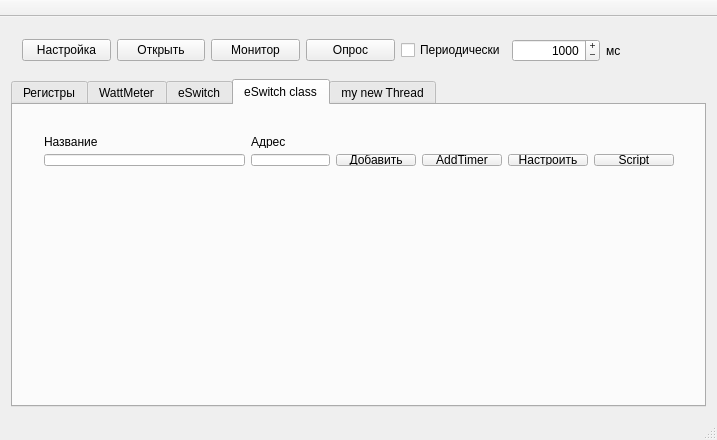
<?xml version="1.0" encoding="UTF-8"?>
<ui version="4.0">
 <class>MainWindow</class>
 <widget class="QMainWindow" name="MainWindow">
  <property name="geometry">
   <rect>
    <x>0</x>
    <y>0</y>
    <width>717</width>
    <height>440</height>
   </rect>
  </property>
  <property name="windowTitle">
   <string>BYCE tool</string>
  </property>
  <widget class="QWidget" name="centralWidget">
   <layout class="QVBoxLayout" name="verticalLayout">
    <item>
     <widget class="QWidget" name="widget" native="true">
      <layout class="QHBoxLayout" name="horizontalLayout">
       <item>
        <widget class="QPushButton" name="buttonSettings">
         <property name="text">
          <string>Настройка</string>
         </property>
        </widget>
       </item>
       <item>
        <widget class="QPushButton" name="buttonOpenClose">
         <property name="text">
          <string>Открыть</string>
         </property>
        </widget>
       </item>
       <item>
        <widget class="QPushButton" name="buttonMonitor">
         <property name="text">
          <string>Монитор</string>
         </property>
        </widget>
       </item>
       <item>
        <widget class="QPushButton" name="buttonReadRequest">
         <property name="text">
          <string>Опрос</string>
         </property>
         <property name="checkable">
          <bool>true</bool>
         </property>
         <property name="checked">
          <bool>false</bool>
         </property>
        </widget>
       </item>
       <item>
        <widget class="QCheckBox" name="checkBoxPeriodicaly">
         <property name="text">
          <string>Периодически</string>
         </property>
        </widget>
       </item>
       <item>
        <widget class="QSpinBox" name="spinBoxPeriod">
         <property name="alignment">
          <set>Qt::AlignRight|Qt::AlignTrailing|Qt::AlignVCenter</set>
         </property>
         <property name="buttonSymbols">
          <enum>QAbstractSpinBox::PlusMinus</enum>
         </property>
         <property name="minimum">
          <number>100</number>
         </property>
         <property name="maximum">
          <number>10000</number>
         </property>
         <property name="singleStep">
          <number>100</number>
         </property>
         <property name="value">
          <number>1000</number>
         </property>
        </widget>
       </item>
       <item>
        <widget class="QLabel" name="label_8">
         <property name="text">
          <string>мс</string>
         </property>
        </widget>
       </item>
      </layout>
      <zorder>label_8</zorder>
      <zorder>checkBoxPeriodicaly</zorder>
      <zorder>buttonReadRequest</zorder>
      <zorder>spinBoxPeriod</zorder>
      <zorder>buttonOpenClose</zorder>
      <zorder>buttonSettings</zorder>
      <zorder>buttonMonitor</zorder>
     </widget>
    </item>
    <item>
     <widget class="QTabWidget" name="tabWidgetMain">
      <property name="minimumSize">
       <size>
        <width>638</width>
        <height>311</height>
       </size>
      </property>
      <property name="tabPosition">
       <enum>QTabWidget::North</enum>
      </property>
      <property name="tabShape">
       <enum>QTabWidget::Rounded</enum>
      </property>
      <property name="currentIndex">
       <number>3</number>
      </property>
      <widget class="QWidget" name="tabRegisters">
       <attribute name="title">
        <string>Регистры</string>
       </attribute>
       <layout class="QHBoxLayout" name="horizontalLayout_3">
        <item>
         <layout class="QVBoxLayout" name="verticalLayout_3">
          <item>
           <layout class="QHBoxLayout" name="horizontalLayout_2">
            <item>
             <widget class="QLabel" name="label">
              <property name="minimumSize">
               <size>
                <width>140</width>
                <height>27</height>
               </size>
              </property>
              <property name="maximumSize">
               <size>
                <width>140</width>
                <height>27</height>
               </size>
              </property>
              <property name="text">
               <string>Адрес устройства</string>
              </property>
             </widget>
            </item>
            <item>
             <widget class="QLineEdit" name="lineEditDeviceAddrRegs">
              <property name="maximumSize">
               <size>
                <width>90</width>
                <height>16777215</height>
               </size>
              </property>
              <property name="maxLength">
               <number>6</number>
              </property>
              <property name="alignment">
               <set>Qt::AlignRight|Qt::AlignTrailing|Qt::AlignVCenter</set>
              </property>
             </widget>
            </item>
            <item>
             <widget class="QRadioButton" name="radioButtonHex">
              <property name="text">
               <string>hex</string>
              </property>
              <property name="checked">
               <bool>true</bool>
              </property>
             </widget>
            </item>
            <item>
             <widget class="QRadioButton" name="radioButtonInt">
              <property name="text">
               <string>int</string>
              </property>
             </widget>
            </item>
           </layout>
          </item>
          <item>
           <spacer name="verticalSpacer">
            <property name="orientation">
             <enum>Qt::Vertical</enum>
            </property>
            <property name="sizeHint" stdset="0">
             <size>
              <width>20</width>
              <height>40</height>
             </size>
            </property>
           </spacer>
          </item>
          <item>
           <widget class="QGroupBox" name="groupBox_2">
            <property name="minimumSize">
             <size>
              <width>391</width>
              <height>92</height>
             </size>
            </property>
            <property name="title">
             <string>Запись регистра</string>
            </property>
            <layout class="QGridLayout" name="gridLayout_2">
             <item row="0" column="1">
              <widget class="QLabel" name="label_5">
               <property name="text">
                <string>Данные</string>
               </property>
              </widget>
             </item>
             <item row="1" column="1">
              <widget class="QLineEdit" name="lineEditDataRegToWrite">
               <property name="maxLength">
                <number>6</number>
               </property>
               <property name="alignment">
                <set>Qt::AlignRight|Qt::AlignTrailing|Qt::AlignVCenter</set>
               </property>
              </widget>
             </item>
             <item row="1" column="0">
              <widget class="QLineEdit" name="lineEditAddrRegToWrite">
               <property name="maxLength">
                <number>6</number>
               </property>
               <property name="alignment">
                <set>Qt::AlignRight|Qt::AlignTrailing|Qt::AlignVCenter</set>
               </property>
              </widget>
             </item>
             <item row="0" column="0">
              <widget class="QLabel" name="label_4">
               <property name="text">
                <string>Адрес</string>
               </property>
              </widget>
             </item>
             <item row="1" column="2">
              <widget class="QPushButton" name="pushButtonWriteReg">
               <property name="text">
                <string>Записать</string>
               </property>
              </widget>
             </item>
            </layout>
           </widget>
          </item>
          <item>
           <spacer name="verticalSpacer_2">
            <property name="orientation">
             <enum>Qt::Vertical</enum>
            </property>
            <property name="sizeHint" stdset="0">
             <size>
              <width>20</width>
              <height>40</height>
             </size>
            </property>
           </spacer>
          </item>
          <item>
           <widget class="QGroupBox" name="groupBox_3">
            <property name="minimumSize">
             <size>
              <width>391</width>
              <height>112</height>
             </size>
            </property>
            <property name="title">
             <string>Идентификация</string>
            </property>
            <layout class="QGridLayout" name="gridLayout_3">
             <item row="0" column="1">
              <widget class="QLabel" name="label_15">
               <property name="text">
                <string>Status</string>
               </property>
              </widget>
             </item>
             <item row="1" column="0">
              <widget class="QLineEdit" name="lineEditDeviceId">
               <property name="minimumSize">
                <size>
                 <width>51</width>
                 <height>27</height>
                </size>
               </property>
               <property name="maximumSize">
                <size>
                 <width>51</width>
                 <height>27</height>
                </size>
               </property>
               <property name="alignment">
                <set>Qt::AlignRight|Qt::AlignTrailing|Qt::AlignVCenter</set>
               </property>
               <property name="readOnly">
                <bool>true</bool>
               </property>
              </widget>
             </item>
             <item row="0" column="2">
              <widget class="QLabel" name="label_7">
               <property name="minimumSize">
                <size>
                 <width>66</width>
                 <height>17</height>
                </size>
               </property>
               <property name="maximumSize">
                <size>
                 <width>66</width>
                 <height>17</height>
                </size>
               </property>
               <property name="text">
                <string>Name</string>
               </property>
              </widget>
             </item>
             <item row="1" column="2">
              <widget class="QLineEdit" name="lineEditDeviceName">
               <property name="alignment">
                <set>Qt::AlignRight|Qt::AlignTrailing|Qt::AlignVCenter</set>
               </property>
               <property name="readOnly">
                <bool>true</bool>
               </property>
              </widget>
             </item>
             <item row="0" column="0">
              <widget class="QLabel" name="label_6">
               <property name="text">
                <string>Id</string>
               </property>
              </widget>
             </item>
             <item row="1" column="4">
              <widget class="QPushButton" name="pushButtonReadId">
               <property name="text">
                <string>Прочитать</string>
               </property>
              </widget>
             </item>
             <item row="1" column="1">
              <widget class="QLineEdit" name="lineEditRunStatus">
               <property name="maximumSize">
                <size>
                 <width>50</width>
                 <height>16777215</height>
                </size>
               </property>
               <property name="alignment">
                <set>Qt::AlignRight|Qt::AlignTrailing|Qt::AlignVCenter</set>
               </property>
               <property name="readOnly">
                <bool>true</bool>
               </property>
              </widget>
             </item>
            </layout>
           </widget>
          </item>
         </layout>
        </item>
        <item>
         <spacer name="horizontalSpacer_2">
          <property name="orientation">
           <enum>Qt::Horizontal</enum>
          </property>
          <property name="sizeHint" stdset="0">
           <size>
            <width>40</width>
            <height>20</height>
           </size>
          </property>
         </spacer>
        </item>
        <item>
         <widget class="QGroupBox" name="groupBox">
          <property name="title">
           <string>Чтение регистров</string>
          </property>
          <layout class="QGridLayout" name="gridLayout">
           <item row="0" column="0">
            <widget class="QLabel" name="label_2">
             <property name="text">
              <string>Адрес</string>
             </property>
            </widget>
           </item>
           <item row="0" column="1">
            <widget class="QLabel" name="label_3">
             <property name="text">
              <string>Данные</string>
             </property>
            </widget>
           </item>
           <item row="1" column="0">
            <widget class="QLineEdit" name="lineEditRegAddr1">
             <property name="maxLength">
              <number>6</number>
             </property>
             <property name="alignment">
              <set>Qt::AlignRight|Qt::AlignTrailing|Qt::AlignVCenter</set>
             </property>
            </widget>
           </item>
           <item row="1" column="1">
            <widget class="QLineEdit" name="lineEditRegData1">
             <property name="alignment">
              <set>Qt::AlignRight|Qt::AlignTrailing|Qt::AlignVCenter</set>
             </property>
             <property name="readOnly">
              <bool>true</bool>
             </property>
            </widget>
           </item>
           <item row="2" column="0">
            <widget class="QLineEdit" name="lineEditRegAddr2">
             <property name="maxLength">
              <number>6</number>
             </property>
             <property name="alignment">
              <set>Qt::AlignRight|Qt::AlignTrailing|Qt::AlignVCenter</set>
             </property>
            </widget>
           </item>
           <item row="2" column="1">
            <widget class="QLineEdit" name="lineEditRegData2">
             <property name="alignment">
              <set>Qt::AlignRight|Qt::AlignTrailing|Qt::AlignVCenter</set>
             </property>
             <property name="readOnly">
              <bool>true</bool>
             </property>
            </widget>
           </item>
           <item row="3" column="0">
            <widget class="QLineEdit" name="lineEditRegAddr3">
             <property name="maxLength">
              <number>6</number>
             </property>
             <property name="alignment">
              <set>Qt::AlignRight|Qt::AlignTrailing|Qt::AlignVCenter</set>
             </property>
            </widget>
           </item>
           <item row="3" column="1">
            <widget class="QLineEdit" name="lineEditRegData3">
             <property name="alignment">
              <set>Qt::AlignRight|Qt::AlignTrailing|Qt::AlignVCenter</set>
             </property>
             <property name="readOnly">
              <bool>true</bool>
             </property>
            </widget>
           </item>
           <item row="4" column="0">
            <widget class="QLineEdit" name="lineEditRegAddr4">
             <property name="maxLength">
              <number>6</number>
             </property>
             <property name="alignment">
              <set>Qt::AlignRight|Qt::AlignTrailing|Qt::AlignVCenter</set>
             </property>
            </widget>
           </item>
           <item row="4" column="1">
            <widget class="QLineEdit" name="lineEditRegData4">
             <property name="alignment">
              <set>Qt::AlignRight|Qt::AlignTrailing|Qt::AlignVCenter</set>
             </property>
             <property name="readOnly">
              <bool>true</bool>
             </property>
            </widget>
           </item>
           <item row="5" column="0">
            <widget class="QLineEdit" name="lineEditRegAddr5">
             <property name="maxLength">
              <number>6</number>
             </property>
             <property name="alignment">
              <set>Qt::AlignRight|Qt::AlignTrailing|Qt::AlignVCenter</set>
             </property>
            </widget>
           </item>
           <item row="5" column="1">
            <widget class="QLineEdit" name="lineEditRegData5">
             <property name="alignment">
              <set>Qt::AlignRight|Qt::AlignTrailing|Qt::AlignVCenter</set>
             </property>
             <property name="readOnly">
              <bool>true</bool>
             </property>
            </widget>
           </item>
           <item row="6" column="0">
            <widget class="QPushButton" name="pushButtonClearRegs">
             <property name="text">
              <string>Очистить</string>
             </property>
            </widget>
           </item>
           <item row="6" column="1">
            <widget class="QPushButton" name="pushButtonReadRegs">
             <property name="text">
              <string>Прочитать</string>
             </property>
            </widget>
           </item>
          </layout>
         </widget>
        </item>
       </layout>
      </widget>
      <widget class="QWidget" name="tabWattMeter">
       <attribute name="title">
        <string>WattMeter</string>
       </attribute>
       <widget class="QWidget" name="layoutWidget">
        <property name="geometry">
         <rect>
          <x>400</x>
          <y>20</y>
          <width>152</width>
          <height>29</height>
         </rect>
        </property>
        <layout class="QHBoxLayout" name="horizontalLayout_4">
         <item>
          <widget class="QLabel" name="label_9">
           <property name="text">
            <string>Сетевой адрес</string>
           </property>
          </widget>
         </item>
         <item>
          <widget class="QLineEdit" name="lineEditWattmeterAddr">
           <property name="maximumSize">
            <size>
             <width>41</width>
             <height>27</height>
            </size>
           </property>
           <property name="font">
            <font>
             <pointsize>11</pointsize>
            </font>
           </property>
          </widget>
         </item>
        </layout>
       </widget>
       <widget class="QWidget" name="layoutWidget">
        <property name="geometry">
         <rect>
          <x>400</x>
          <y>70</y>
          <width>104</width>
          <height>62</height>
         </rect>
        </property>
        <layout class="QVBoxLayout" name="verticalLayout_4">
         <item>
          <widget class="QPushButton" name="pushButton_5">
           <property name="text">
            <string>Графики</string>
           </property>
          </widget>
         </item>
         <item>
          <widget class="QPushButton" name="pushButton_6">
           <property name="text">
            <string>Калибровка</string>
           </property>
          </widget>
         </item>
        </layout>
       </widget>
       <widget class="QWidget" name="layoutWidget">
        <property name="geometry">
         <rect>
          <x>20</x>
          <y>21</y>
          <width>333</width>
          <height>231</height>
         </rect>
        </property>
        <layout class="QFormLayout" name="formLayout">
         <item row="0" column="0">
          <widget class="QLabel" name="label_10">
           <property name="font">
            <font>
             <pointsize>16</pointsize>
            </font>
           </property>
           <property name="text">
            <string>Напряжение</string>
           </property>
          </widget>
         </item>
         <item row="0" column="1">
          <widget class="QLCDNumber" name="lcdNumberMeasU">
           <property name="minimumSize">
            <size>
             <width>121</width>
             <height>41</height>
            </size>
           </property>
           <property name="frameShape">
            <enum>QFrame::Box</enum>
           </property>
           <property name="frameShadow">
            <enum>QFrame::Plain</enum>
           </property>
           <property name="lineWidth">
            <number>1</number>
           </property>
           <property name="midLineWidth">
            <number>0</number>
           </property>
           <property name="smallDecimalPoint">
            <bool>true</bool>
           </property>
           <property name="numDigits">
            <number>6</number>
           </property>
           <property name="digitCount">
            <number>6</number>
           </property>
           <property name="segmentStyle">
            <enum>QLCDNumber::Flat</enum>
           </property>
           <property name="value" stdset="0">
            <double>0.000000000000000</double>
           </property>
           <property name="intValue" stdset="0">
            <number>0</number>
           </property>
          </widget>
         </item>
         <item row="1" column="0">
          <widget class="QLabel" name="label_11">
           <property name="font">
            <font>
             <pointsize>16</pointsize>
            </font>
           </property>
           <property name="text">
            <string>Ток</string>
           </property>
          </widget>
         </item>
         <item row="1" column="1">
          <widget class="QLCDNumber" name="lcdNumberMeasI">
           <property name="minimumSize">
            <size>
             <width>121</width>
             <height>41</height>
            </size>
           </property>
           <property name="frameShape">
            <enum>QFrame::Box</enum>
           </property>
           <property name="frameShadow">
            <enum>QFrame::Plain</enum>
           </property>
           <property name="lineWidth">
            <number>1</number>
           </property>
           <property name="midLineWidth">
            <number>0</number>
           </property>
           <property name="smallDecimalPoint">
            <bool>true</bool>
           </property>
           <property name="numDigits">
            <number>6</number>
           </property>
           <property name="digitCount">
            <number>6</number>
           </property>
           <property name="segmentStyle">
            <enum>QLCDNumber::Flat</enum>
           </property>
           <property name="value" stdset="0">
            <double>0.000000000000000</double>
           </property>
           <property name="intValue" stdset="0">
            <number>0</number>
           </property>
          </widget>
         </item>
         <item row="2" column="0">
          <widget class="QLabel" name="label_12">
           <property name="font">
            <font>
             <pointsize>16</pointsize>
            </font>
           </property>
           <property name="text">
            <string>Полная мощность</string>
           </property>
          </widget>
         </item>
         <item row="2" column="1">
          <widget class="QLCDNumber" name="lcdNumberMeasS">
           <property name="minimumSize">
            <size>
             <width>121</width>
             <height>41</height>
            </size>
           </property>
           <property name="frameShape">
            <enum>QFrame::Box</enum>
           </property>
           <property name="frameShadow">
            <enum>QFrame::Plain</enum>
           </property>
           <property name="lineWidth">
            <number>1</number>
           </property>
           <property name="midLineWidth">
            <number>0</number>
           </property>
           <property name="smallDecimalPoint">
            <bool>true</bool>
           </property>
           <property name="numDigits">
            <number>6</number>
           </property>
           <property name="digitCount">
            <number>6</number>
           </property>
           <property name="segmentStyle">
            <enum>QLCDNumber::Flat</enum>
           </property>
           <property name="value" stdset="0">
            <double>0.000000000000000</double>
           </property>
           <property name="intValue" stdset="0">
            <number>0</number>
           </property>
          </widget>
         </item>
         <item row="3" column="0">
          <widget class="QLabel" name="label_13">
           <property name="font">
            <font>
             <pointsize>16</pointsize>
            </font>
           </property>
           <property name="text">
            <string>Активная мощность</string>
           </property>
          </widget>
         </item>
         <item row="3" column="1">
          <widget class="QLCDNumber" name="lcdNumberMeasP">
           <property name="minimumSize">
            <size>
             <width>121</width>
             <height>41</height>
            </size>
           </property>
           <property name="frameShape">
            <enum>QFrame::Box</enum>
           </property>
           <property name="frameShadow">
            <enum>QFrame::Plain</enum>
           </property>
           <property name="lineWidth">
            <number>1</number>
           </property>
           <property name="midLineWidth">
            <number>0</number>
           </property>
           <property name="smallDecimalPoint">
            <bool>true</bool>
           </property>
           <property name="numDigits">
            <number>6</number>
           </property>
           <property name="digitCount">
            <number>6</number>
           </property>
           <property name="segmentStyle">
            <enum>QLCDNumber::Flat</enum>
           </property>
           <property name="value" stdset="0">
            <double>0.000000000000000</double>
           </property>
           <property name="intValue" stdset="0">
            <number>0</number>
           </property>
          </widget>
         </item>
         <item row="4" column="0">
          <widget class="QLabel" name="label_14">
           <property name="font">
            <font>
             <pointsize>16</pointsize>
            </font>
           </property>
           <property name="text">
            <string>Киловатт*час</string>
           </property>
          </widget>
         </item>
         <item row="4" column="1">
          <widget class="QLCDNumber" name="lcdNumberMeasWatts">
           <property name="minimumSize">
            <size>
             <width>121</width>
             <height>41</height>
            </size>
           </property>
           <property name="frameShape">
            <enum>QFrame::Box</enum>
           </property>
           <property name="frameShadow">
            <enum>QFrame::Plain</enum>
           </property>
           <property name="lineWidth">
            <number>1</number>
           </property>
           <property name="midLineWidth">
            <number>0</number>
           </property>
           <property name="smallDecimalPoint">
            <bool>true</bool>
           </property>
           <property name="numDigits">
            <number>6</number>
           </property>
           <property name="digitCount">
            <number>6</number>
           </property>
           <property name="segmentStyle">
            <enum>QLCDNumber::Flat</enum>
           </property>
           <property name="value" stdset="0">
            <double>0.000000000000000</double>
           </property>
           <property name="intValue" stdset="0">
            <number>0</number>
           </property>
          </widget>
         </item>
        </layout>
       </widget>
      </widget>
      <widget class="QWidget" name="tabeSwitch">
       <attribute name="title">
        <string>eSwitch</string>
       </attribute>
       <widget class="QWidget" name="layoutWidget_2">
        <property name="geometry">
         <rect>
          <x>220</x>
          <y>20</y>
          <width>152</width>
          <height>29</height>
         </rect>
        </property>
        <layout class="QHBoxLayout" name="horizontalLayout_5">
         <item>
          <widget class="QLabel" name="label_16">
           <property name="text">
            <string>Сетевой адрес</string>
           </property>
          </widget>
         </item>
         <item>
          <widget class="QLineEdit" name="lineEditeSwitchAddr">
           <property name="maximumSize">
            <size>
             <width>41</width>
             <height>27</height>
            </size>
           </property>
           <property name="font">
            <font>
             <pointsize>11</pointsize>
            </font>
           </property>
          </widget>
         </item>
        </layout>
       </widget>
       <widget class="QPushButton" name="pushButtonSwitchOn">
        <property name="geometry">
         <rect>
          <x>30</x>
          <y>20</y>
          <width>98</width>
          <height>27</height>
         </rect>
        </property>
        <property name="text">
         <string>Включить</string>
        </property>
       </widget>
       <widget class="QPushButton" name="pushButtonSwitchOff">
        <property name="geometry">
         <rect>
          <x>30</x>
          <y>60</y>
          <width>98</width>
          <height>27</height>
         </rect>
        </property>
        <property name="text">
         <string>Выключить</string>
        </property>
       </widget>
       <widget class="QLineEdit" name="lineEditTimeOn">
        <property name="geometry">
         <rect>
          <x>30</x>
          <y>230</y>
          <width>113</width>
          <height>27</height>
         </rect>
        </property>
       </widget>
       <widget class="QPushButton" name="pushButtonStopOn">
        <property name="geometry">
         <rect>
          <x>260</x>
          <y>230</y>
          <width>98</width>
          <height>27</height>
         </rect>
        </property>
        <property name="text">
         <string>Stop</string>
        </property>
       </widget>
       <widget class="QPushButton" name="pushButtonStartOn">
        <property name="geometry">
         <rect>
          <x>150</x>
          <y>230</y>
          <width>98</width>
          <height>27</height>
         </rect>
        </property>
        <property name="text">
         <string>Start</string>
        </property>
       </widget>
      </widget>
      <widget class="QWidget" name="tab">
       <attribute name="title">
        <string>eSwitch class</string>
       </attribute>
       <widget class="QWidget" name="layoutWidget">
        <property name="geometry">
         <rect>
          <x>20</x>
          <y>20</y>
          <width>652</width>
          <height>52</height>
         </rect>
        </property>
        <layout class="QGridLayout" name="gridLayout_4">
         <item row="0" column="0">
          <widget class="QLabel" name="label_17">
           <property name="text">
            <string>Название</string>
           </property>
          </widget>
         </item>
         <item row="0" column="1">
          <widget class="QLabel" name="label_18">
           <property name="text">
            <string>Адрес</string>
           </property>
          </widget>
         </item>
         <item row="1" column="0">
          <widget class="QLineEdit" name="lineEditNameeSwitchClass">
           <property name="minimumSize">
            <size>
             <width>201</width>
             <height>0</height>
            </size>
           </property>
          </widget>
         </item>
         <item row="1" column="1">
          <widget class="QLineEdit" name="lineEditAddreSwitchClass"/>
         </item>
         <item row="1" column="2">
          <widget class="QPushButton" name="pushButtonIniteSwitchClass">
           <property name="text">
            <string>Добавить</string>
           </property>
          </widget>
         </item>
         <item row="1" column="4">
          <widget class="QPushButton" name="pushButtonConfigureSignals">
           <property name="text">
            <string>Настроить</string>
           </property>
          </widget>
         </item>
         <item row="1" column="3">
          <widget class="QPushButton" name="pushButtonAddTimer">
           <property name="text">
            <string>AddTimer</string>
           </property>
          </widget>
         </item>
         <item row="1" column="5">
          <widget class="QPushButton" name="pushButtonStartScript">
           <property name="text">
            <string>Script</string>
           </property>
          </widget>
         </item>
        </layout>
       </widget>
      </widget>
      <widget class="QWidget" name="tabThread">
       <attribute name="title">
        <string>my new Thread</string>
       </attribute>
       <widget class="QPushButton" name="pushButtonStartThread">
        <property name="geometry">
         <rect>
          <x>10</x>
          <y>20</y>
          <width>121</width>
          <height>27</height>
         </rect>
        </property>
        <property name="text">
         <string>Create and start</string>
        </property>
       </widget>
       <widget class="QPushButton" name="pushButtonSetTimeThread">
        <property name="geometry">
         <rect>
          <x>140</x>
          <y>20</y>
          <width>98</width>
          <height>27</height>
         </rect>
        </property>
        <property name="text">
         <string>set time</string>
        </property>
       </widget>
       <widget class="QLCDNumber" name="lcdNumberTimeTransfer">
        <property name="geometry">
         <rect>
          <x>170</x>
          <y>60</y>
          <width>64</width>
          <height>23</height>
         </rect>
        </property>
        <property name="frameShape">
         <enum>QFrame::Box</enum>
        </property>
        <property name="frameShadow">
         <enum>QFrame::Plain</enum>
        </property>
        <property name="lineWidth">
         <number>1</number>
        </property>
        <property name="midLineWidth">
         <number>0</number>
        </property>
       </widget>
       <widget class="QLabel" name="label_19">
        <property name="geometry">
         <rect>
          <x>20</x>
          <y>70</y>
          <width>131</width>
          <height>17</height>
         </rect>
        </property>
        <property name="text">
         <string>Время опроса, мс</string>
        </property>
       </widget>
      </widget>
     </widget>
    </item>
   </layout>
  </widget>
  <widget class="QMenuBar" name="menuBar">
   <property name="geometry">
    <rect>
     <x>0</x>
     <y>0</y>
     <width>717</width>
     <height>25</height>
    </rect>
   </property>
  </widget>
  <widget class="QStatusBar" name="statusBar"/>
  <widget class="QToolBar" name="mainToolBar">
   <property name="movable">
    <bool>false</bool>
   </property>
   <attribute name="toolBarArea">
    <enum>TopToolBarArea</enum>
   </attribute>
   <attribute name="toolBarBreak">
    <bool>false</bool>
   </attribute>
  </widget>
 </widget>
 <layoutdefault spacing="6" margin="11"/>
 <resources/>
 <connections/>
</ui>
